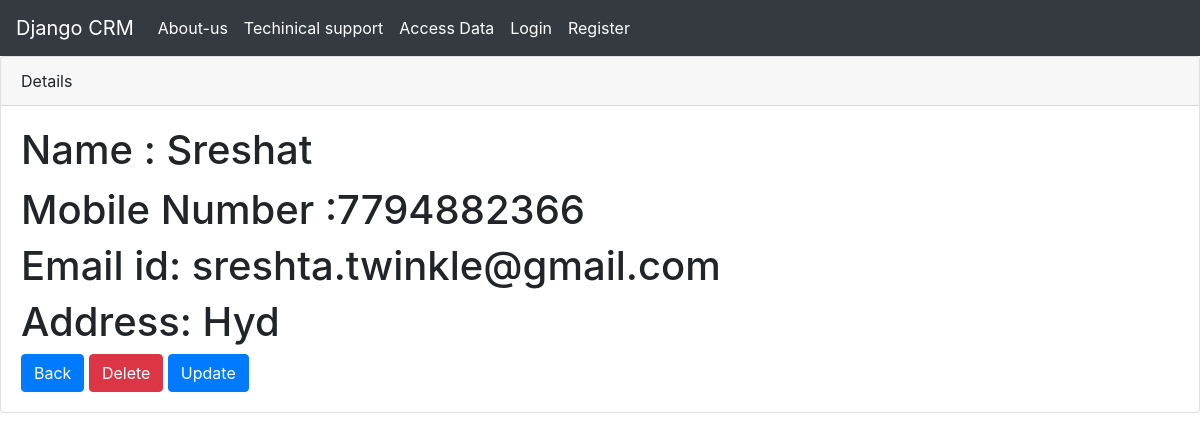
Page /record/5/ on the committed database.
### website/models.py (models this page shows)
class Record(models.Model):
    name=models.CharField(max_length=60)
    mobile_no=models.IntegerField()
    email=models.EmailField()
    address=models.CharField(max_length=90)

### website/views.py (the view)
# urls.py: path('record/<int:id>/', views.customer_record, name='record'),
def customer_record(request,id):
    customer_record=Record.objects.get(id=id)
    return render(request,'record.html',{'customer_record':customer_record})

### templates/record.html
{% extends 'home.html' %}
{% block body %}
<div class="card">
    <div class="card-header">
       Details
    </div>
    <div class="card-body">
      <h1 class="card-title"> Name :  {{customer_record.name}} </h1>
      <h1> Mobile Number :{{customer_record.mobile_no}} </h1>
<h1> Email id: {{customer_record.email}} </h1>
<h1> Address: {{customer_record.address}} </h1>
  <a href="/data "class="btn btn-primary " >Back </a>
  <a href="/delete/{{customer_record.id}} "class="btn btn-danger " >Delete </a>
  <a href="/update/{{customer_record.id}}"class="btn btn-primary " >Update </a>
  </div>
{% endblock body %}

### rows in the picture
Record: name "Sreshat", mobile_no "7794882366", email "sreshta.twinkle@gmail.com", address "Hyd"
